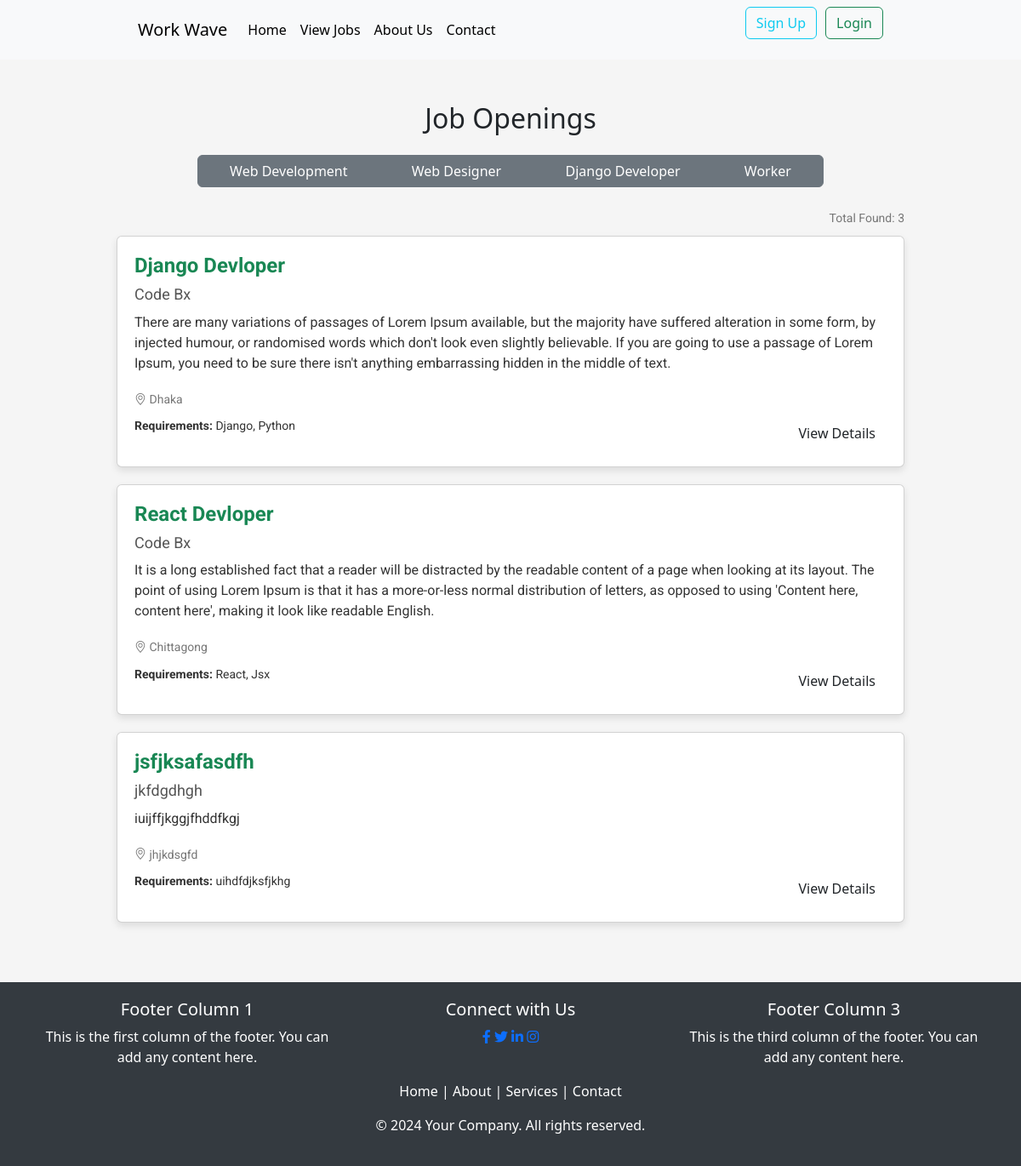
Screenshot of /filter/web-devlopment/ with the database file from the repository.
### jobs/models.py (models this page shows, shortened)
class jobCategoryModel(models.Model):
    category = models.CharField(max_length = 100, null=True, blank=True)
    slug = models.SlugField(max_length = 100, null=True, blank=True, unique = True)
    class Meta:
        verbose_name_plural = "Job Category"

class jobCircularModel(models.Model):
    publisher = models.ForeignKey(User, on_delete=models.CASCADE)
    job_title = models.CharField(max_length=100)
    description = models.TextField()
    requirements = models.CharField(max_length=200)
    location = models.CharField(max_length=100)
    company_name = models.CharField(max_length=100)
    post_date = models.DateTimeField(auto_now_add=True)
    last_date = models.DateTimeField(auto_now_add=False)
    vacancy = models.IntegerField()
    salary = models.IntegerField()
    job_category = models.ManyToManyField(jobCategoryModel)
    class Meta:
        verbose_name_plural = "Job Circular"

### core/views.py (the view)
# urls.py: path('filter/<slug:category_slug>/', ViewJobs, name='category_wise_circular'),
def ViewJobs(request, category_slug=None):
    all_circular = jobCircularModel.objects.all()
    all_jobs_category = jobCategoryModel.objects.all()
    if category_slug is not None:
        category = jobCategoryModel.objects.get(slug=category_slug)
        all_circular = category.jobcircularmodel_set.all()  # Filter using the related name
    return render(request, 'all_jobs.html', {"all_circular": all_circular, "all_jobs_category": all_jobs_category})

### core/templates/all_jobs.html (shortened to what this page needs)
<link href="https://cdn.jsdelivr.net/npm/bootstrap-icons@1.8.1/font/bootstrap-icons.css" rel="stylesheet">
{% extends "base.html" %}
{% block content %}
<div class="job-circular-section">
    <div class="container">
      <h2 class="text-center mb-4">Job Openings</h2>
      <div class="row justify-content-center mb-3 filter-section">
        <div class="col-md-8">
          <div class="btn-group d-flex justify-content-center" role="group" aria-label="Category Filters">
            {% for category in all_jobs_category %}
            <label class="btn btn-secondary" for="{{ category.category }}">
              <a class="text-white text-decoration-none" href="{% url 'category_wise_circular' category.slug %}">{{ category.category }}</a>
            </label>
            {% endfor %}
          </div>
        </div>
      </div>
      <div class="row">
        <div class="col-md-10 mx-auto">
          <div class="card-section">
            <p class="card-location text-end">Total Found: {{ all_circular|length }}</p>
            {% for circular in all_circular %}
            <div class="card">
              <h5 class="card-title text-success">{{ circular.job_title }}</h5>
              <h6 class="company-name">{{ circular.company_name }}</h6>
              <p class="card-description">{{ circular.description }}</p>
              <p class="card-location"><i class="bi bi-geo-alt"></i> {{ circular.location }}</p>
              <div class="d-flex justify-content-between align-items-center">
                <p class="requirements"><strong>Requirements:</strong> {{ circular.requirements }}</p>
                <a class="btn btn-view-details" href="{% url 'circular_details' circular.id %}">View Details</a>
              </div>
            </div>
            {% endfor %}
          </div>
        </div>
      </div>
    </div>
  </div>
{% endblock content %}

### core/templates/all_jobs.html (style rules this page uses)
.job-circular-section { background-color: #f5f5f5; padding: 50px 0; }
.card { padding: 20px; background-color: #fff; border-radius: 10px; box-shadow: 0px 4px 8px rgba(0, 0, 0, 0.1); margin-bottom: 20px; transition: background-color 0.3s ease; }
.card-title { font-family: 'Roboto', sans-serif; font-weight: 700; font-size: 24px; margin-bottom: 10px; }
.company-name { font-family: 'Roboto', sans-serif; font-weight: 400; font-size: 18px; color: #555; margin-bottom: 10px; }
.card-description { font-family: 'Roboto', sans-serif; font-size: 16px; color: #333; margin-bottom: 20px; }
.card-location { font-family: 'Roboto', sans-serif; font-size: 14px; color: #777; margin-bottom: 10px; }
.requirements { font-family: 'Roboto', sans-serif; font-size: 14px; color: #333; margin-right: auto; }
.btn-view-details { background-color: #ffc107; color: #333; border: none; border-radius: 5px; padding: 10px 20px; font-family: 'Roboto', sans-serif; font-size: 14px; text-decoration: none; transition: background-color 0.3s ease; }
.filter-section label { margin-bottom: 10px; }

### rows the page displays
jobCategoryModel: category "Web Development"
jobCategoryModel: category "Web Designer"
jobCategoryModel: category "Django Developer"
jobCategoryModel: category "Worker"
jobCircularModel: job_title "Django Devloper", company_name "Code Bx", description "There are many variations of passages of Lorem Ipsum available, but the majority have suffered alteration in some form, by injected humour, or randomised words which don't look even slightly believable. If you are going to use a passage of Lorem Ipsum, you need to be sure there isn't anything embarrassing hidden in the middle of text.", location "Dhaka", requirements "Django, Python"
jobCircularModel: job_title "React Devloper", company_name "Code Bx", description "It is a long established fact that a reader will be distracted by the readable content of a page when looking at its layout. The point of using Lorem Ipsum is that it has a more-or-less normal distribution of letters, as opposed to using 'Content here, content here', making it look like readable English.", location "Chittagong", requirements "React, Jsx"
jobCircularModel: job_title "jsfjksafasdfh", company_name "jkfdgdhgh", description "iuijffjkggjfhddfkgj", location "jhjkdsgfd", requirements "uihdfdjksfjkhg"

### other values shown
{{ all_circular|length }} "3"
